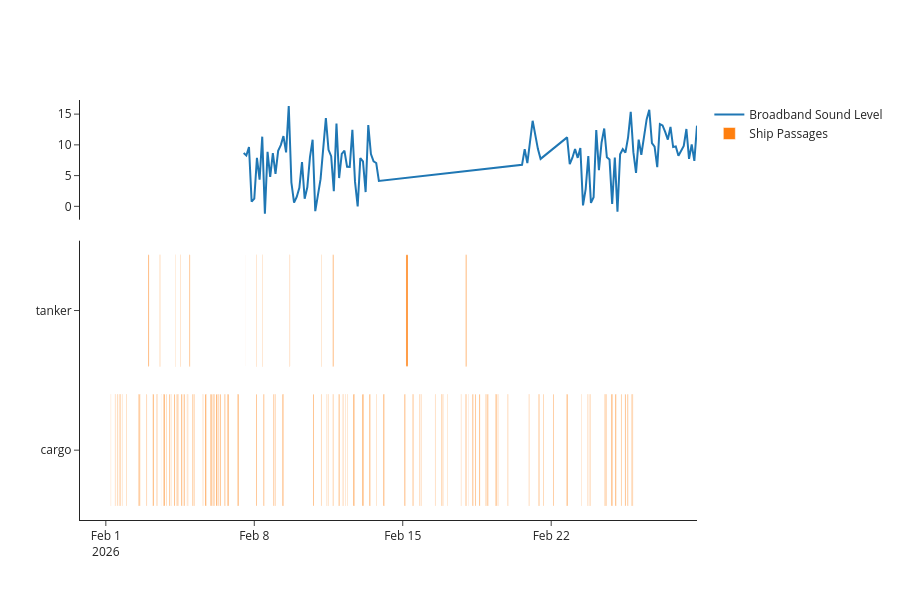

Notebook source saved alongside this figure:
### Code cell
fig = make_subplots(
    rows=2,
    cols=1,
    shared_xaxes=True,
    row_heights=[0.3, 0.7],
    vertical_spacing=0.05
)
fig.add_trace(
go.Scatter(
    x=bb["__index_level_0__"],
    y=bb["bb_avg"],
    mode="lines",
    name="Broadband Sound Level"
), row=1, col=1)

# Duration in milliseconds
duration_ms = (ship_subset["l_timestamp"] - ship_subset["s_timestamp"]).dt.total_seconds() * 1000

fig.add_trace(
    go.Bar(
        x=duration_ms,
        y=ship_subset["type"],
        base=ship_subset["s_timestamp"],
        orientation="h",
        name="Ship Passages"
    ), row=2, col=1)

fig.update_layout(
    barmode="overlay",
    height=600,
    template="simple_white"
)

fig.update_xaxes(type="date")
fig.update_xaxes(showline=False, showticklabels=False, tickcolor="white", row=1, col=1)
fig.show()
